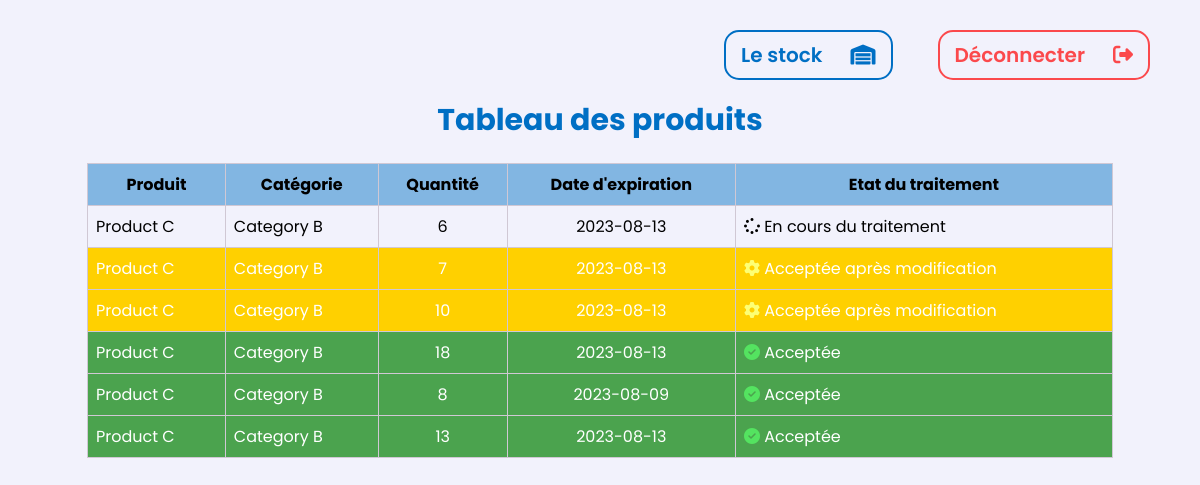
Page /sent_from_employee.php (signed in) on the committed database.
### tables this page shows
CREATE TABLE `requested_by_employee` (
  `id_product` int(11) NOT NULL,
  `id_responsable` int(11) NOT NULL,
  `quantity_requested` int(11) NOT NULL,
  `processing_status` int(11) NOT NULL,
  `message` varchar(255) DEFAULT NULL,
  `id_user` int(11) NOT NULL,
  `id_request_employee` int(11) NOT NULL,
  `operation_date` date NOT NULL
);

CREATE TABLE `products_reference` (
  `id_product_ref` int(11) NOT NULL,
  `product_name` varchar(45) NOT NULL,
  `id_category` int(11) NOT NULL
);

CREATE TABLE `categorys` (
  `id_category` int(11) NOT NULL,
  `category_name` varchar(45) NOT NULL
);

CREATE TABLE `products` (
  `id_product` int(11) NOT NULL,
  `id_product_ref` int(11) NOT NULL,
  `id_category` int(11) NOT NULL,
  `id_responsable` int(11) NOT NULL,
  `price_per_unit` decimal(10,2) DEFAULT NULL,
  `quantity` int(11) NOT NULL,
  `experation_date` date DEFAULT NULL
);

### sent_from_employee.php (the view, shortened to what this page needs)
<?php
include('connexion.php');
$id_user = $_SESSION['id_user'];
$get_rbe = "SELECT pr.product_name,
c.category_name,
rbe.quantity_requested,
rbe.processing_status,
p.experation_date
FROM requested_by_employee rbe
JOIN products p ON p.id_product = rbe.id_product
JOIN products_reference pr ON pr.id_product_ref = p.id_product_ref
JOIN categorys c ON c.id_category = p.id_category
WHERE rbe.id_user = $id_user
ORDER BY rbe.id_request_employee DESC";
$link_rbe = mysqli_query($link, $get_rbe);
?>
<!DOCTYPE html>
<html lang="en">
<head>
    <link rel="stylesheet" href="https://cdnjs.cloudflare.com/ajax/libs/font-awesome/6.4.0/css/all.min.css" />
    <link rel="stylesheet" href="./style_employee/sent_from_employee.css">
</head>
<body>
    <div class="big_container">
        <div class="top-bar">
            <div class="configurations display-flex">
                <div class="voirDemandeEnvoye">
                    <a href="employee.php" class="display-flex" id="demandeEnv">
                        <div class="text">Le stock</div>
                        <div class="icon"><i class="fa-solid fa-warehouse"></i></div>
                    </a>
                </div>
                <div class="logout">
                    <a href="logout.php" class="display-flex" id="logingOut">
                        <div class="text">Déconnecter</div>
                        <div class="icon"><i class="fa-solid fa-right-from-bracket"></i></div>
                    </a>
                </div>
            </div>
        </div>
        <h2 class="titre-page">Tableau des produits</h2>
        <table>
            <thead>
                <tr>
                    <th>Produit</th>
                    <th>Catégorie</th>
                    <th>Quantité</th>
                    <th>Date d'expiration</th>
                    <th>Etat du traitement</th>
                </tr>
            </thead>
            <tbody>
                <?php
                while($data_rbe = mysqli_fetch_assoc($link_rbe)){
                    ?>
                    <tr>
                        <td><?php echo $data_rbe['product_name']  ?></td>
                        <td><?php echo $data_rbe['category_name']  ?></td>
                        <td><?php echo $data_rbe['quantity_requested']  ?></td>
                        <td><?php echo $data_rbe['experation_date']  ?></td>
                        <td><?php
                            if(($data_rbe['processing_status']) == 0) {
                                echo '<span class="cours"><i class="fa-solid fa-spinner"></i> En cours du traitement</span>';
                            } else if(($data_rbe['processing_status']) == 1) {
                                echo '<span class="rejected"><i class="fa-solid fa-circle-xmark"></i> Refusée</span>';
                            }else if(($data_rbe['processing_status']) == 2){
                                echo '<span class="modifier"><i class="fa-solid fa-gear"></i> Acceptée après modification</span>';
                            } else {
                                echo '<span class="accepted"><i class="fa-solid fa-circle-check"></i> Acceptée</span>';
                            }
                            ?></td>
                    </tr>
                    <?php
                }
                ?>
            </tbody>
        </table>
    </div>
</body>
</html>

### style_employee/sent_from_employee.css (style rules this page uses)
* { margin: 0; padding: 0; outline: none; text-decoration: none; box-sizing: border-box; font-family: 'Poppins', sans-serif; }
:root { --bg-black9: #f2f2fc; --bg-black1: #fdf9ff; --bg-black5: #e8dfec; --text-black9: #302e4d; --text-black7: #504E70; }
.big_container { position: relative; width: 100vw; min-height: 100vh; background-color: var(--bg-black9); padding: 30px; }
.top-bar { display: flex; justify-content: space-between; align-items: center; padding: 0 20px; width: 100%; }
.titre-page { margin-top: 18px; margin-bottom: 10px; font-size: 30px; text-align: center; color: #006fc4; }
table { margin: auto; margin-top: 20px; width: 90%; border-collapse: collapse; }
th, td { padding: 8px; border: 1px solid #D0C8D4; }
th { background-color: #006fc477; }
table td:nth-child(3), table td:nth-child(4) { text-align: center; }
table td:last-child i { margin-left: 8px; }
.display-flex { display: flex; justify-content: center; align-items: center; }
.configurations { gap: 45px; font-size: 20px; font-weight: 600; }
.configurations a { gap: 28px; text-decoration: none; padding: 8px 15px; border-radius: 15px; }
#demandeEnv { border: 2px solid #006fc4; color: #006fc4; cursor: pointer; }
#logingOut { border: 2px solid rgba(255, 0, 0, 0.699); color: rgba(255, 0, 0, 0.699); cursor: pointer; }
table td:last-child { padding: 0; position: relative; }
.accepted-row { background-color: rgba(0, 128, 0, 0.692); color: white; }
span.accepted i { color: #54e360; font-size: 16px; }
.modifier-row { background-color: #ffd000; color: white; }
span.modifier i { color: #fdff75; font-size: 16px; }

### rows in the picture
requested_by_employee: products_reference.product_name "Product C", categorys.category_name "Category B", quantity_requested "6", id_product.experation_date "2023-08-13", processing_status 0 (drawn)
requested_by_employee: products_reference.product_name "Product C", categorys.category_name "Category B", quantity_requested "7", id_product.experation_date "2023-08-13", processing_status 2 (drawn)
requested_by_employee: products_reference.product_name "Product C", categorys.category_name "Category B", quantity_requested "10", id_product.experation_date "2023-08-13", processing_status 2 (drawn)
requested_by_employee: products_reference.product_name "Product C", categorys.category_name "Category B", quantity_requested "18", id_product.experation_date "2023-08-13", processing_status "Acceptée"
requested_by_employee: products_reference.product_name "Product C", categorys.category_name "Category B", quantity_requested "8", id_product.experation_date "2023-08-09", processing_status "Acceptée"
requested_by_employee: products_reference.product_name "Product C", categorys.category_name "Category B", quantity_requested "13", id_product.experation_date "2023-08-13", processing_status "Acceptée"
